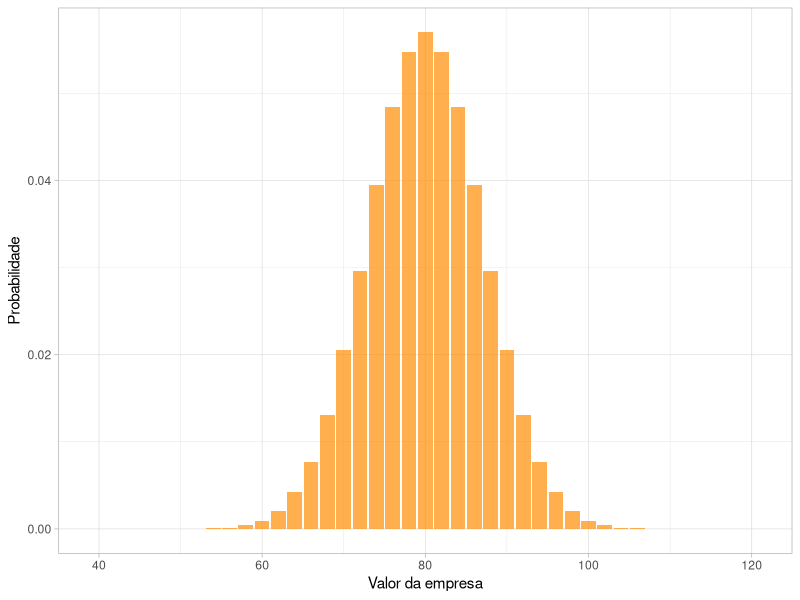

Recreate this plot in R.
## ---- chunk 1
library(ggplot2)
dados_2 <- data.frame(
                x=seq(40,120,by=2),
                y=dnorm(seq(40,120,by=2),mean=80,sd=7))
ggplot(data = dados_2,aes(x=x,y=y)) +
  geom_histogram(binwidth = 5, stat = 'identity', fill='dark orange',alpha=.7,position='identity') +
  theme_light() +
  labs(x='Valor da empresa', y='Probabilidade')
